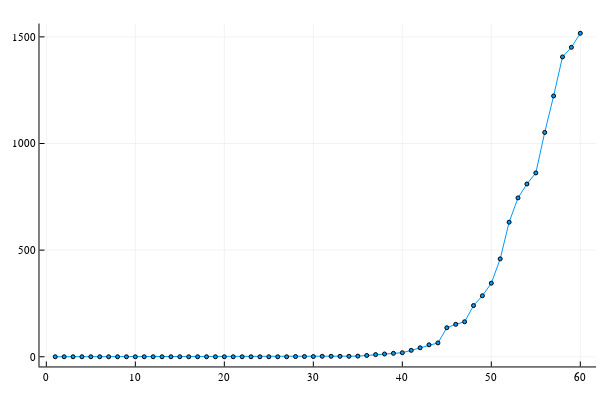

The code cell stored with this chart in its notebook:
### Code cell
plot(df.cases, m=:dot, ms=2, leg=false)

### Figure 1 — Plotly figure (JSON) as saved in the notebook; plotly's stock layout.template omitted (floating-point values rounded to 4 significant figures)
{"data": [{"colorbar": {"title": ""}, "legendgroup": "y1", "line": {"color": "rgba(0, 154, 250, 1.000)", "dash": "solid", "shape": "linear", "width": 1}, "marker": {"color": "rgba(0, 154, 250, 1.000)", "line": {"color": "rgba(0, 0, 0, 1.000)", "width": 1}, "size": 4, "symbol": "circle"}, "mode": "lines+markers", "name": "y1", "showlegend": true, "type": "scatter", "x": [1, 2, 3, 4, 5, 6, 7, 8, 9, 10, 11, 12, 13, 14, 15, 16, 17, 18, 19, 20, 21, 22, 23, 24, 25, 26, 27, 28, 29, 30, 31, 32, 33, 34, 35, 36, 37, 38, 39, 40, 41, 42, 43, 44, 45, 46, 47, 48, 49, 50, 51, 52, 53, 54, 55, 56, 57, 58, 59, 60], "xaxis": "x1", "y": [0, 0, 0, 0, 0, 0, 0, 0, 0, 0, 0, 0, 0, 0, 0, 0, 0, 0, 0, 0, 0, 0, 0, 0, 0, 0, 0, 1, 1, 1, 2, 2, 2, 2, 3, 6, 10, 13, 16, 19, 30, 42, 56, 65, 136, 152, 164, 240, 286, 345, 459, 631, 745, 810, 862, 1052, 1223, 1406, 1451, 1517], "yaxis": "y1", "zmax": null, "zmin": null}], "layout": {"annotations": [], "height": 400, "margin": {"b": 20, "l": 0, "r": 0, "t": 20}, "paper_bgcolor": "rgba(255, 255, 255, 1.000)", "plot_bgcolor": "rgba(255, 255, 255, 1.000)", "showlegend": false, "width": 600, "xaxis": {"anchor": "y1", "domain": [0.06582, 0.9934], "gridcolor": "rgba(0, 0, 0, 0.100)", "gridwidth": 0.5, "linecolor": "rgba(0, 0, 0, 1.000)", "mirror": false, "range": [-0.77, 61.77], "showgrid": true, "showline": true, "showticklabels": true, "tickangle": 0, "tickcolor": "rgb(0, 0, 0)", "tickfont": {"color": "rgba(0, 0, 0, 1.000)", "family": "sans-serif", "size": 11}, "tickmode": "array", "ticks": "inside", "ticktext": ["0", "10", "20", "30", "40", "50", "60"], "tickvals": [0, 10, 20, 30, 40, 50, 60], "title": "", "titlefont": {"color": "rgba(0, 0, 0, 1.000)", "family": "sans-serif", "size": 15}, "type": "-", "visible": true, "zeroline": false, "zerolinecolor": "rgba(0, 0, 0, 1.000)"}, "yaxis": {"anchor": "x1", "domain": [0.03762, 0.9902], "gridcolor": "rgba(0, 0, 0, 0.100)", "gridwidth": 0.5, "linecolor": "rgba(0, 0, 0, 1.000)", "mirror": false, "range": [-45.51, 1563.0], "showgrid": true, "showline": true, "showticklabels": true, "tickangle": 0, "tickcolor": "rgb(0, 0, 0)", "tickfont": {"color": "rgba(0, 0, 0, 1.000)", "family": "sans-serif", "size": 11}, "tickmode": "array", "ticks": "inside", "ticktext": ["0", "500", "1000", "1500"], "tickvals": [0, 500, 1000, 1500], "title": "", "titlefont": {"color": "rgba(0, 0, 0, 1.000)", "family": "sans-serif", "size": 15}, "type": "-", "visible": true, "zeroline": false, "zerolinecolor": "rgba(0, 0, 0, 1.000)"}}}
